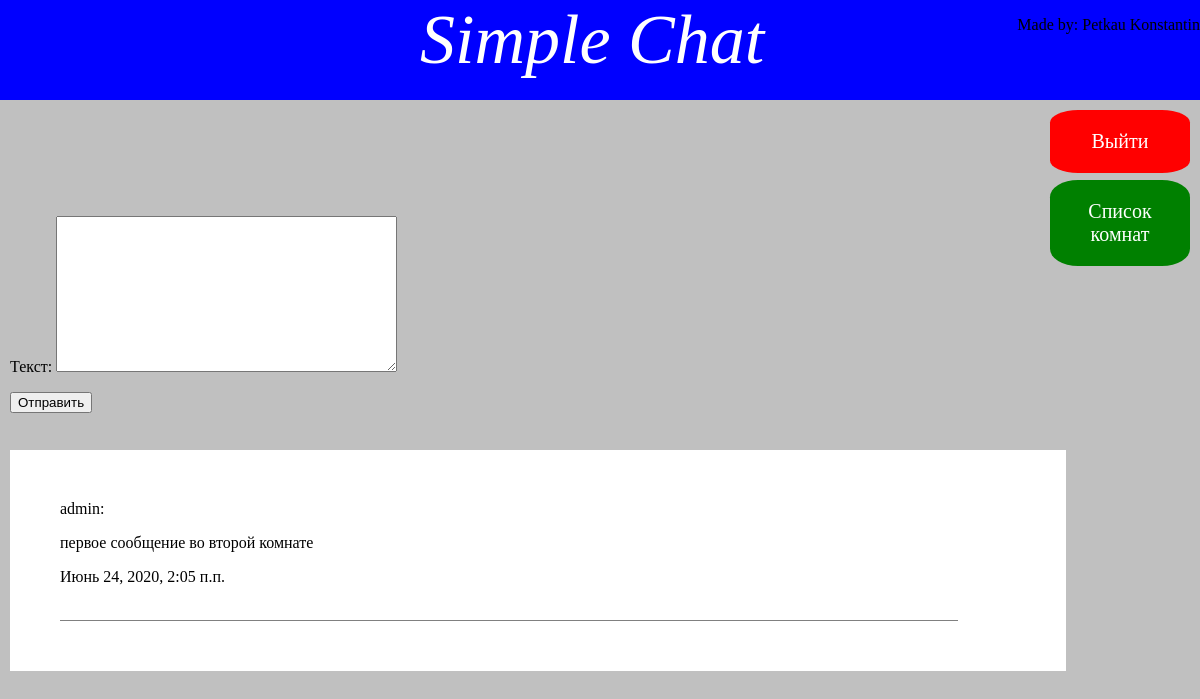
/rooms/7 (signed in), run on the app's committed database.
### chat/models.py (models this page shows, shortened)
class Letter_For_Room(models.Model):
	text = models.TextField(max_length = 600, verbose_name = 'Текст')
	author = models.ForeignKey(User, on_delete = models.CASCADE, verbose_name = 'Автор')
	date = models.DateTimeField(auto_now_add = True, verbose_name = 'Дата написания сообщения')
	room = models.ForeignKey(Rooms, on_delete = models.CASCADE, verbose_name = 'Комната', null = True)
	class Meta:
		verbose_name = 'Сообщение для комнаты'
		verbose_name_plural = 'Сообщения для комнат'
		ordering = ['-date']

### chat/views.py (the view, shortened to what this page needs)
# urls.py: path('rooms/<int:id>', views.Room_Chat.as_view(), name = 'room_chat'),
class Room_Chat(LoginRequiredMixin, CreateView):
	template_name = 'rooms/room_chat.html'
	model = Letter_For_Room
	form_class = Create_Letter_For_Room
	success_url = '/rooms/list'
	def get_context_data(self, *args, **kwargs):
		context = super().get_context_data(**kwargs)
		context['letter'] = Letter_For_Room.objects.filter(room = Rooms.objects.get(id =  self.kwargs['id']))
		return context

### chat/forms.py
class Create_Letter_For_Room(ModelForm):
	class Meta:
		model = Letter_For_Room
		fields = ['text']

### template/rooms/room_chat.html (shortened to what this page needs)
{%extends "main.html"%}
{%block content%}
	<a class = 'logout_chat_button' href = '{%url "chat:logout"%}'>Выйти</a>
	<a class = 'change_room_button' href = '{%url "chat:rooms_list"%}'>Список комнат</a>
	<div class = 'new_letter'>
		<form method = 'POST'>
			{{form.as_p}}
			<input type = submit value = Отправить>
		</form>
	</div>
	<div class = 'div_chat'>
		{%for i in letter%}
		<div class = 'div_chat_letter'>
			<p>{{i.author}}:<p>
			<p>{{i.text}}</p>
			<p>{{i.date}}</p><br>
		</div>
		{%endfor%}
	</div>
{%endblock%}

### static/style.css (style rules this page uses)
body { margin: 0; padding: 0; background-color: #C0C0C0 }
.new_letter { position:absolute; top : 200px; left: 10px; height: 300px; width: 700px; }
.logout_chat_button { text-decoration: none; color: white; font-size: 20px; border-radius: 20%; background-color: red; padding: 20px; width: 100px; text-align: center; position: absolute; right:10px; top: 110px; }
.div_chat { position: absolute; top: 450px; left:10px; background-color: white; width: 88%; }
.div_chat_letter { margin: 50px; width: 85%; border-bottom: 0.5px solid gray; }
.change_room_button { text-decoration: none; color: white; font-size: 20px; border-radius: 20%; background-color: green; padding: 20px; width: 100px; text-align: center; position: absolute; right:10px; top: 180px; }

### data on the page
Letter_For_Room: author "admin", text "первое сообщение во второй комнате", date "Июнь 24, 2020, 2:05 п.п."
